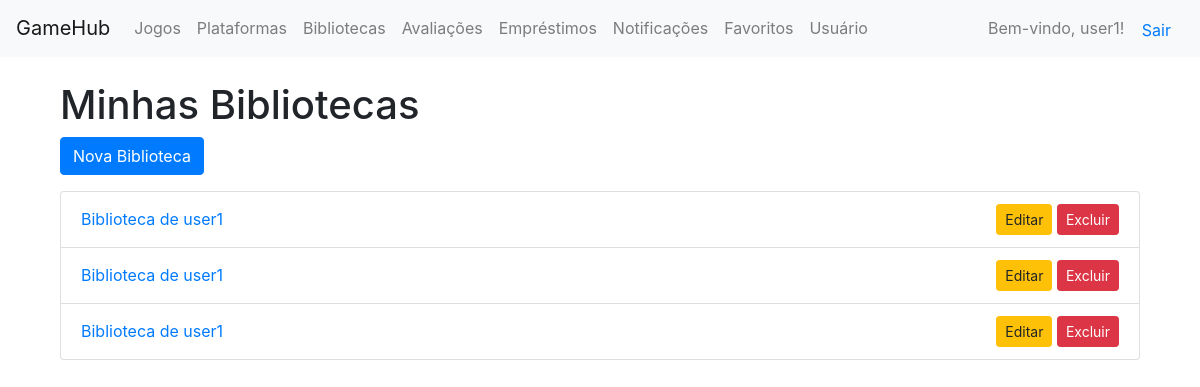
Before: /bibliotecas/ (signed in) with the older database file.
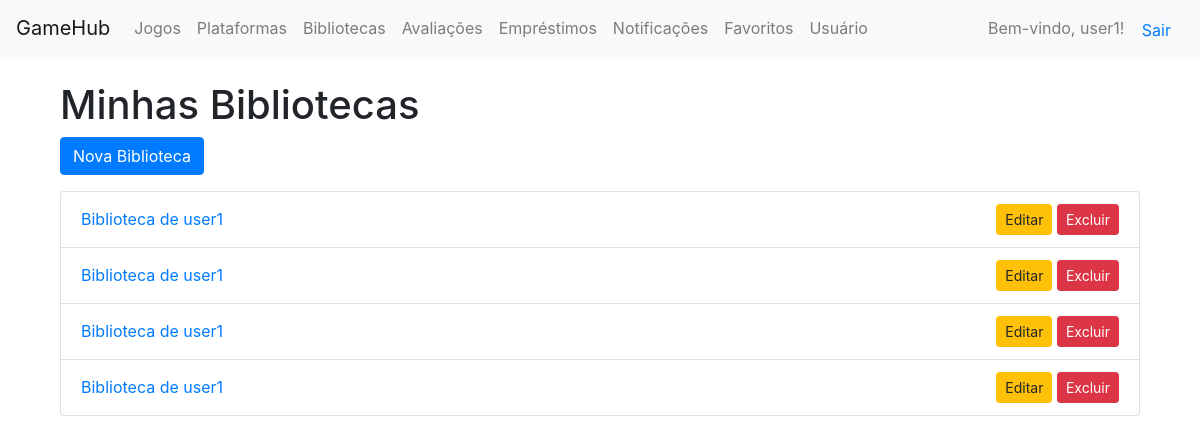
After: the same page with the newer database file.
### core/models.py (models this page shows)
class Biblioteca(models.Model):
    usuario = models.ForeignKey(Usuario, on_delete=models.CASCADE)
    jogos = models.ManyToManyField(Jogo, blank=True)
    def __str__(self):
        return f"Biblioteca de {self.usuario.username}"

class Usuario(AbstractUser):
    data_nascimento = models.DateField(null=True, blank=True)

### core/views.py (the view)
# urls.py: path('bibliotecas/', views.biblioteca_list, name='biblioteca_list'),
@login_required
def biblioteca_list(request):
    bibliotecas = Biblioteca.objects.filter(usuario=request.user)  # Filtrar bibliotecas do usuário autenticado
    return render(request, 'bibliotecas/biblioteca_list.html', {'bibliotecas': bibliotecas})

### core/templates/bibliotecas/biblioteca_list.html (shortened to what this page needs)
{% extends "base.html" %}
{% block content %}
<div class="container mt-4">
    <h1>Minhas Bibliotecas</h1>
    <a href="{% url 'biblioteca_create' %}" class="btn btn-primary mb-3">Nova Biblioteca</a>
    <ul class="list-group">
        {% for biblioteca in bibliotecas %}
            <li class="list-group-item d-flex justify-content-between align-items-center">
                <a href="{% url 'biblioteca_detail' biblioteca.pk %}">{{ biblioteca }}</a>
                <div>
                    <a href="{% url 'biblioteca_update' biblioteca.pk %}" class="btn btn-warning btn-sm">Editar</a>
                    <a href="{% url 'biblioteca_delete' biblioteca.pk %}" class="btn btn-danger btn-sm">Excluir</a>
                </div>
            </li>
        {% empty %}
            <li class="list-group-item">Nenhuma biblioteca cadastrada.</li>
        {% endfor %}
    </ul>
</div>
{% endblock %}

Changed rows visible on the page:
added Biblioteca: usuario.username "Biblioteca de user1"
